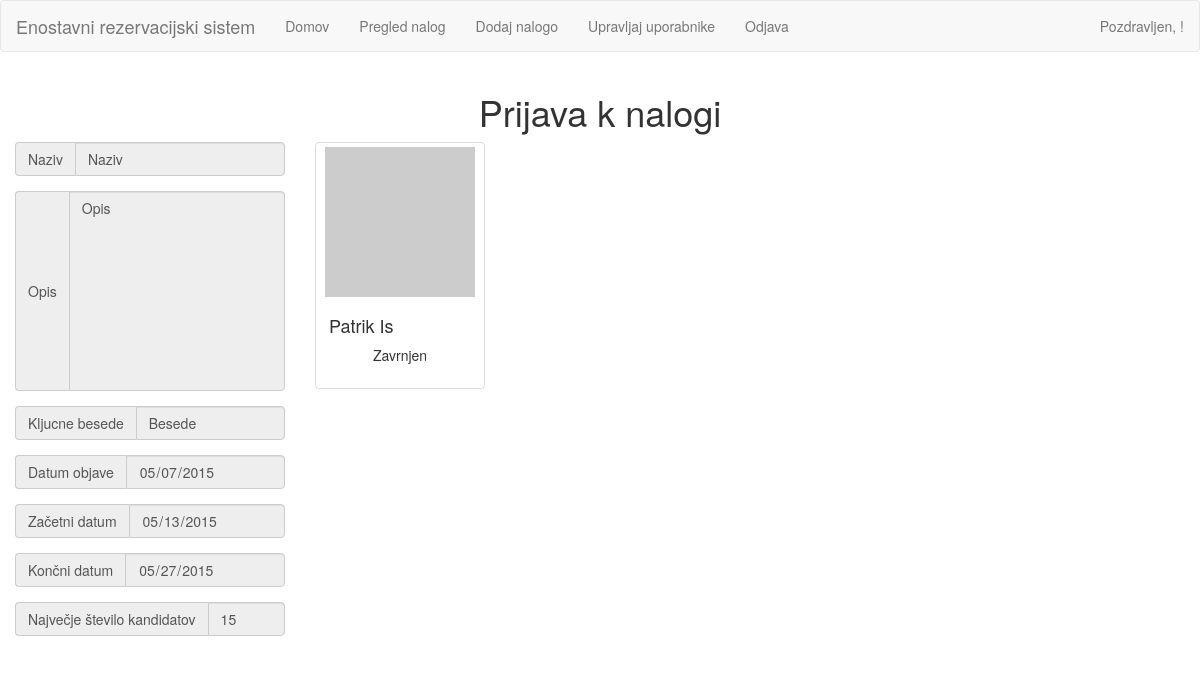
The page /naloga.php?nalogaID=3 on the database its author committed.
### tables this page shows
CREATE TABLE IF NOT EXISTS `naloge` (
`id` int(5) NOT NULL,
  `naslov` varchar(50) NOT NULL,
  `opis` varchar(255) NOT NULL,
  `kljucneBesede` varchar(50) NOT NULL,
  `datumKreiranja` date NOT NULL,
  `datumObjave` date NOT NULL,
  `zacetniDatum` date NOT NULL,
  `koncniDatum` date NOT NULL,
  `steviloKandidatov` int(4) NOT NULL,
  `avtor` int(5) NOT NULL
);

CREATE TABLE IF NOT EXISTS `nalogeuporabnika` (
`id` int(11) NOT NULL,
  `nalogaID` int(11) NOT NULL,
  `uporabnikID` int(11) NOT NULL,
  `status` int(11) NOT NULL DEFAULT '1'
);

CREATE TABLE IF NOT EXISTS `uporabniki` (
`id` int(5) NOT NULL,
  `username` varchar(50) NOT NULL,
  `geslo` varchar(255) NOT NULL,
  `email` varchar(50) NOT NULL,
  `ime` varchar(50) NOT NULL,
  `priimek` varchar(50) NOT NULL,
  `emso` int(10) NOT NULL,
  `datumRegistracije` datetime NOT NULL,
  `status` int(2) NOT NULL
);

### naloga.php (the view, shortened to what this page needs)
<?php
require_once 'app/includes/glava.php';
require_once 'app/init.php';
if(isset($_GET['nalogaID'])) {
	$nalogaID = $_GET['nalogaID'];
	$query = mysqli_query($db, "SELECT * FROM naloge WHERE id = '$nalogaID'");
	$result = mysqli_fetch_assoc($query);
}
else
	die();
?>
<div class="row">
<h1 class="text-center">Prijava k nalogi</h1>
</div>
<div class="row">
<div class="col-lg-3">
	<div class="form-group">
				<div class="input-group">
					<div class="input-group-addon">Naziv</div>
					<input type="text" name="naziv" class="form-control" disabled value="<?php echo $result['naslov']; ?>">
				</div>
			</div>
			<div class="form-group">
				<div class="input-group">
					<div class="input-group-addon">Opis</div>
					<textarea name="opis" class="form-control" disabled><?php echo $result['opis']; ?></textarea>
				</div>
			</div>
			<div class="form-group">
				<div class="input-group">
					<div class="input-group-addon">Kljucne besede</div>
					<input type="text" name="kljucneBesede" class="form-control" disabled value="<?php echo $result['kljucneBesede']; ?>">
				</div>
			</div>
			<div class="form-group">
				<div class="input-group">
					<div class="input-group-addon">Datum objave</div>
					<input type="date" name="datumObjave" class="form-control" disabled value="<?php echo $result['datumObjave']; ?>">
				</div>
			</div>
			<div class="form-group">
				<div class="input-group">
					<div class="input-group-addon">Začetni datum</div>
					<input type="date" name="zacetniDatum" class="form-control" disabled value="<?php echo $result['zacetniDatum']; ?>">
				</div>
			</div>
			<div class="form-group">
				<div class="input-group">
					<div class="input-group-addon">Končni datum</div>
					<input type="date" name="koncniDatum" class="form-control" disabled value="<?php echo $result['koncniDatum']; ?>">
				</div>
			</div>
			<div class="form-group">
				<div class="input-group">
					<div class="input-group-addon">Največje število kandidatov</div>
					<input type="number" name="kandidati" class="form-control" disabled value="<?php echo $result['steviloKandidatov']; ?>">
				</div>
			</div>
		</div>
<div class="col-lg-8">
<div class="row">
<?php
$query = mysqli_query($db, "SELECT * FROM nalogeuporabnika n INNER JOIN uporabniki u ON (u.id = n.uporabnikID) WHERE nalogaID = '$nalogaID'");
$result1 = mysqli_fetch_all($query);
foreach($result1 as $el):
?>
<div class="col-lg-3">
    <div class="thumbnail">
      <img src="http://placehold.it/150x150">
      <div class="caption">
        <h4><?php echo $el[8].' '.$el[9] ?></h4>
        <?php
        if($data['status'] == 2 && $el[3] == 1): ?>
        <p><a href="app/naloga.php?sprejemi" class="btn btn-success" role="button">Sprejemi</a> <a href="app/naloga.php?zavrni" class="btn btn-default" role="button">Zavrni</a></p>
      	<?php
      	else:
      	?>
      	<p class="text-center"><?php if($el[3] == 2) echo 'Sprejet'; elseif($el[3] == 0) echo 'Zavrnjen'; ?></p>
      	<?php
      	endif;
       ?>
      </div>
      </div>
  </div>
<?php
endforeach;
?>
</div>
</div>
</div>
<?php
require_once 'app/includes/glava.php';
?>

### rows shown on the page
naloge: naziv "Naziv", opis "Opis", kljucneBesede "Besede", datumObjave "05/07/2015", zacetniDatum "05/13/2015", koncniDatum "05/27/2015", kandidati "15"
nalogeuporabnika: uporabniki.ime "Patrik", uporabniki.priimek "Is", status "Zavrnjen"
